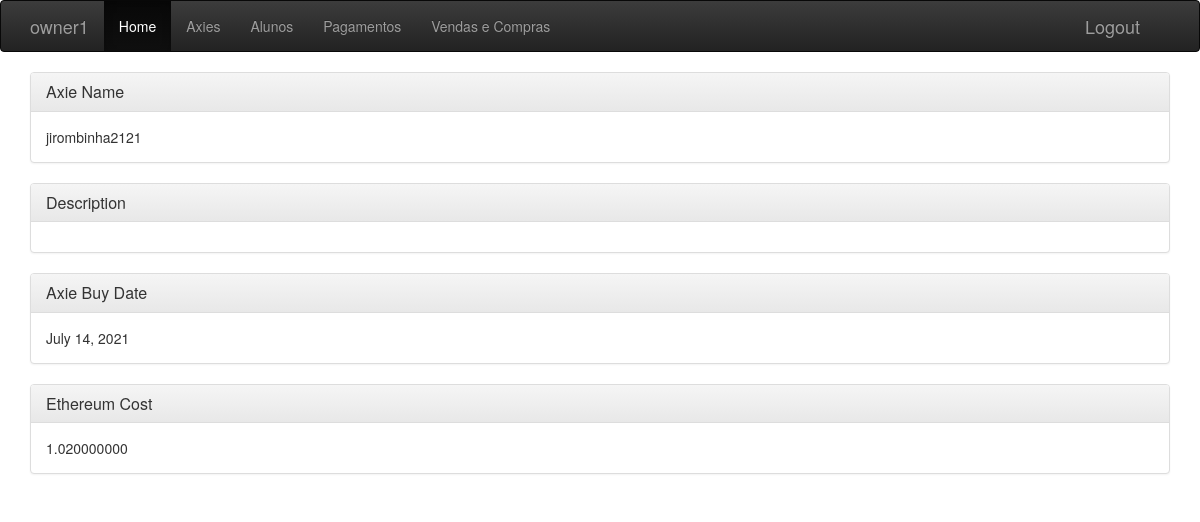
The app's page /axie/1/ (signed in) with its own data.
### manager/models.py (models this page shows, shortened)
class Axie(models.Model):
    student = models.ForeignKey("manager.Student", related_name="axies", on_delete=models.SET_NULL, blank=True, null=True, validators=[validate_axie_limit])
    axie_id = models.CharField(max_length=50)
    buy_date = models.DateField(blank=True, null=True)
    description = models.TextField(blank=True, null=True)
    eth_cost = models.DecimalField(max_digits=18, decimal_places=9, validators=[MinValueValidator(0)])
    sold = models.BooleanField(default=False)
    user = models.ForeignKey(User, related_name="userAxies", on_delete=models.DO_NOTHING)

### manager/views.py (the view)
# urls.py: path('axie/<int:pk>/', views.AxieDetailView.as_view(), name="axie_detail"),
class AxieDetailView(LoginRequiredMixin, DetailView):
    login_url = "/"
    model = Axie

### manager/templates/manager/axie_detail.html (shortened to what this page needs)
{% extends "manager/base.html" %}
{% block content %}
    <div class="panel panel-default">
        <div class="panel-heading">
            <h3 class="panel-title">Axie Name</h3>
        </div>
        <div class="panel-body">
            {{ axie.axie_id }}
        </div>
    </div>
    <div class="panel panel-default">
        <div class="panel-heading">
            <h3 class="panel-title">Description</h3>
        </div>
        <div class="panel-body">
        </div>
    </div>
    <div class="panel panel-default">
        <div class="panel-heading">
            <h3 class="panel-title">Axie Buy Date</h3>
        </div>
        <div class="panel-body">
            {{ axie.buy_date }}
        </div>
    </div>
    <div>
    <div class="panel panel-default">
        <div class="panel-heading">
            <h3 class="panel-title">Ethereum Cost</h3>
        </div>
        <div class="panel-body">
            {{ axie.eth_cost }}
        </div>
    </div>
{% endblock %}

### manager/templates/manager/base.html (shortened to what this page needs)
<!DOCTYPE html>
{% load static %}
<html>
  <head>
    <link rel="stylesheet" href="{% static 'css/bootstrap.css' %}" />
    <link rel="stylesheet" href="{% static 'css/bootstrap-theme.css' %}" />
  </head>
  <body>
    <nav class="navbar navbar-inverse">
      <div class="container">
        <div class="navbar-header">
          <a class="navbar-brand">{{ user.username }}</a>
        </div>
        <div class="navbar-collapse collapse">
          <ul class="nav navbar-nav">
            <li class="active"><a href="#">Home</a></li>
            <li><a href="{% url 'axie_list' %}">Axies</a></li>
            <li><a href="{% url 'student_list' %}">Alunos</a></li>
            <li><a href="{% url 'payment_list' %}">Pagamentos</a></li>
            <li><a href="{% url 'buyandsell_list' %}">Vendas e Compras</a></li>
          </ul>
          <div class="navbar-header" style="float: right">
            <a class="navbar-brand" href="{% url 'user_logout' %}">Logout</a>
          </div>
        </div>
      </div>
    </nav>
    <div class="container theme-showcase" role="main">
      {% block content %}
      {% endblock %}
    </div>
  </body>
</html>

### records on screen
Axie: axie_id "jirombinha2121", buy_date "July 14, 2021", eth_cost "1.020000000"

### other values on screen
{{ user.username }} "owner1"
